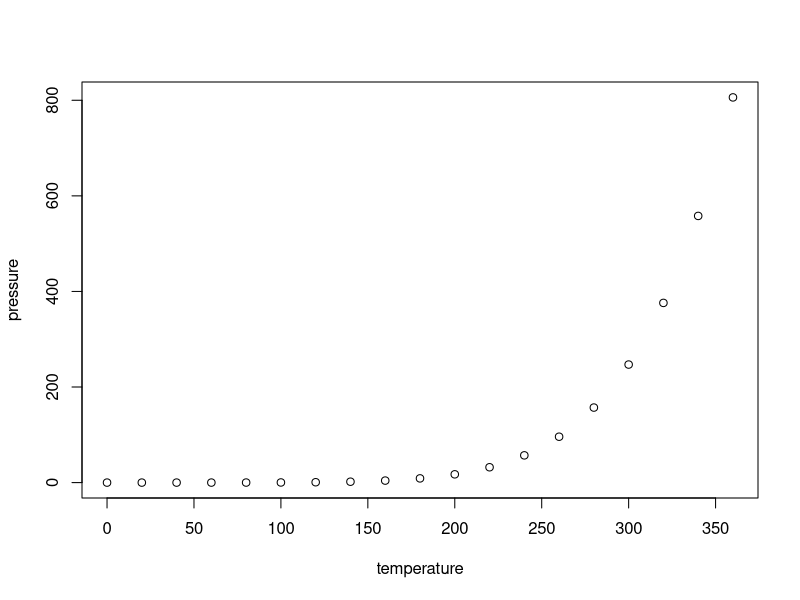
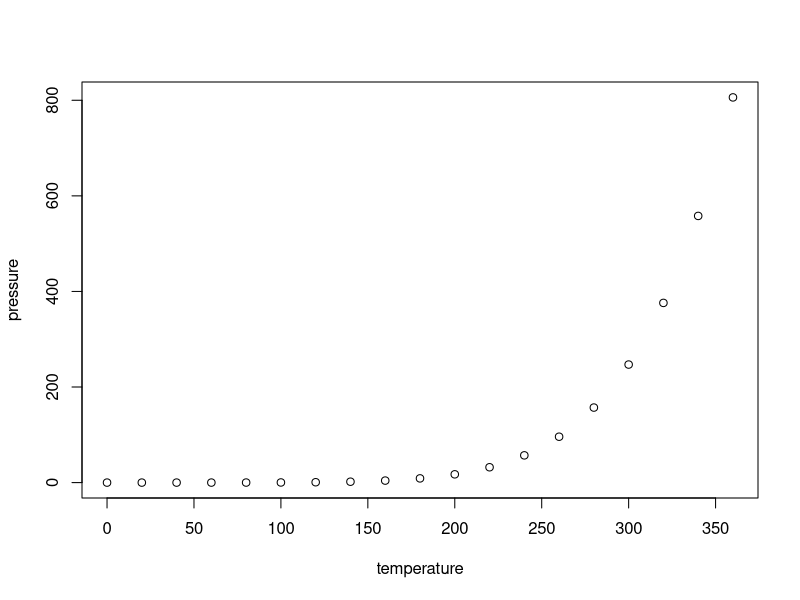
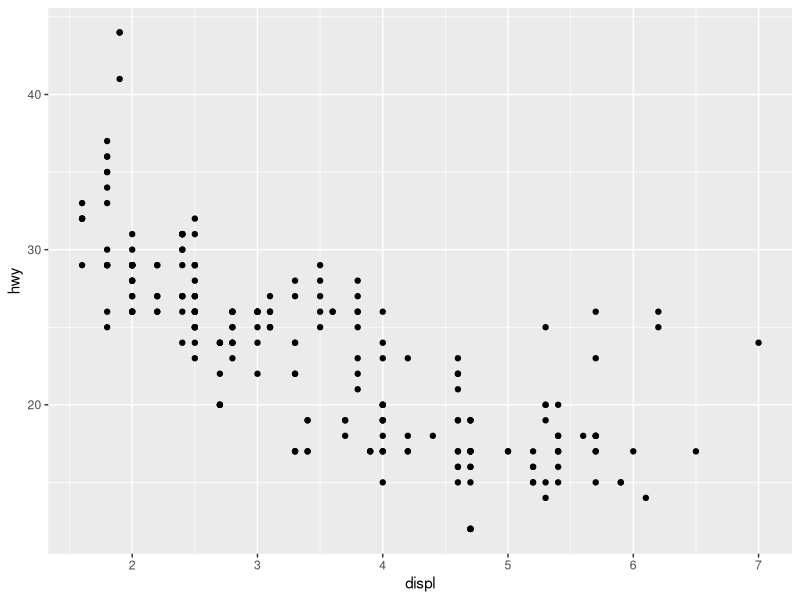
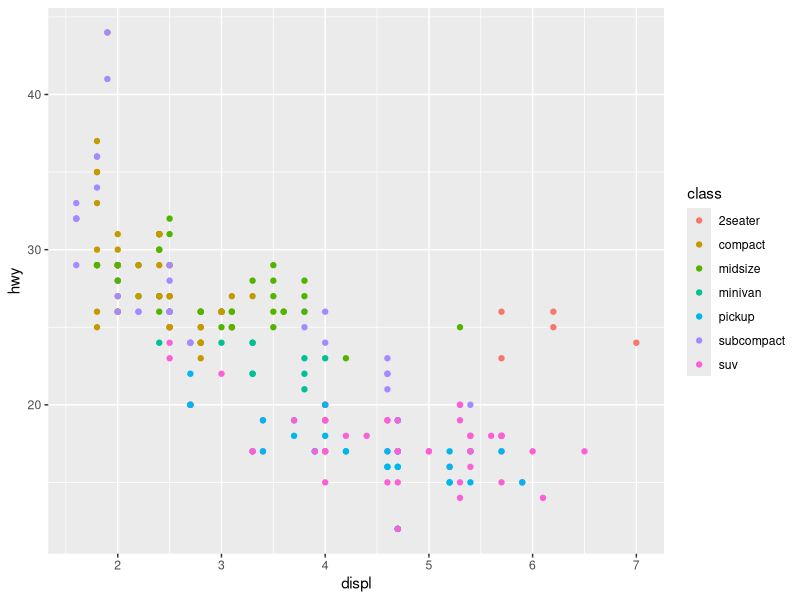
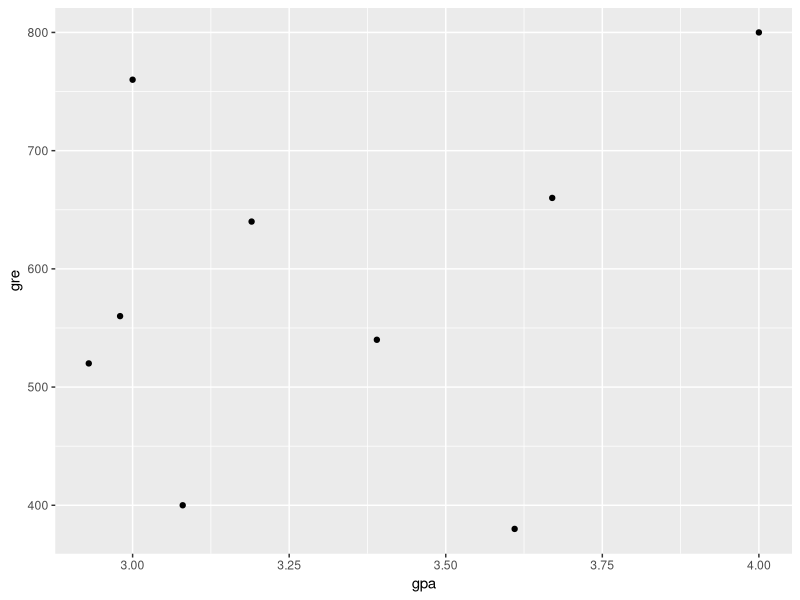

Here is the R script that generated these plots, in order:
## ---- chunk 1
# use this function to conveniently load libraries and work smoothly with knitting
# can add quietly=T option to the require() function
# note that using this function requires quotes around the package name, as you would when installing packages.
loadPkg = function(x) { if (!require(x,character.only=T, quietly =T)) { install.packages(x,dep=T,repos="http://cran.us.r-project.org"); if(!require(x,character.only=T)) stop("Package not found") } }
# unload/detact package when done using it
# detach_package = function(pkg, character.only = FALSE) { if(!character.only) { pkg <- deparse(substitute(pkg)) } search_item <- paste("package", pkg, sep = ":") while(search_item %in% search()) { detach(search_item, unload = TRUE, character.only = TRUE) } }
# loadPkg("knitr")
## ---- chunk 2
# some of common options (and the defaults) are: 
# include=T, eval=T, echo=T, results='hide'/'asis',..., collapse=F, warning=T, message=T, error=T, cache=T, fig.width=6, fig.height=4, fig.dim=c(6,4) #inches, fig.align='left'/'center','right', 
# knitr::opts_chunk$set(warning = F, results = T, message = F)
knitr::opts_chunk$set(warning = F, results = F, message = F)
# knitr::opts_chunk$set(include = F)
# knitr::opts_chunk$set(echo = TRUE)
options(scientific=T, digits = 3) 
# options(scipen=9, digits = 3) 
# ‘scipen’: integer. A penalty to be applied when deciding to print numeric values in fixed or exponential notation.  Positive values bias towards fixed and negative towards scientific notation: fixed notation will be preferred unless it is more than ‘scipen’ digits wider.
# use scipen=999 to prevent scientific notation at all times
# This is from EL
# testing
## ---- chunk 3
summary(cars)
# USER 1: Add the following 2 lines before line 47 (summary(cars)). Also add a comment with your initial so that others know you added that. Then commit to your branch.
# This is added by ??? test
# head(cars) # (Add without the comment sign at the start of line, of course). 
## ---- chunk 4
summary(pressure)
plot(pressure)
# USER 2: Delete the line summary(pressure) above, then add the following 2 lines in place of it. Also add a comment with your initial so that others know you added that. Then commit to your branch.
# This is added by ???
# tail(pressure,8)
## ---- chunk 5
summary(pressure)
plot(pressure)
## ---- chunk 6
loadPkg("ggplot2") # you can use library with or without double quotes. But install.packages requires double quotes.
# edit(mpg)
# ?mpg # same as help(mpg)
head(mpg)
ggplot(data=mpg)+
  geom_point(mapping = aes(x=displ, y=hwy))
## ---- chunk 7
ggplot(data=mpg)+
  geom_point(mapping = aes(x=displ, y=hwy, color=class))
## ---- chunk 8
getwd()
## ---- chunk 9
# Admit = data.frame(read.csv("LogRegAdmit.csv"))
Admit = data.frame(c(0,1,1,1,0,1,1,0,1),c(380,660,800,640,520,760,560,400,540),c(3.61,3.67,4.00,3.19,2.93,3.00, 2.98, 3.08, 3.39),c(3,3,1,4,4,2,1,2,3))
colnames(Admit) = c('admit','gre','gpa','rank')
head(Admit)
## ---- chunk 10
# loadPkg("ggplot2")
head(Admit)
loadPkg("tidyverse")
glimpse(Admit)
ggplot(data=Admit)+
  geom_point(mapping = aes(x=gpa, y=gre))
# detach("package:ggplot2", unload = T) # consider detach packages no longer use to free up system memory
